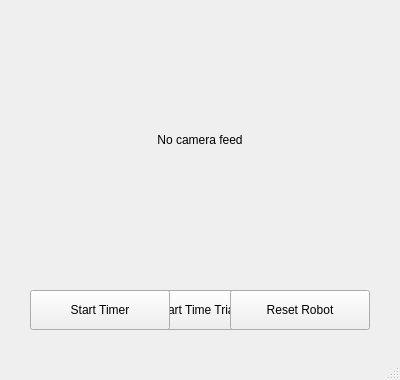
<?xml version="1.0" encoding="UTF-8"?>
<ui version="4.0">
 <class>MainWindow</class>
 <widget class="QMainWindow" name="MainWindow">
  <property name="geometry">
   <rect>
    <x>0</x>
    <y>0</y>
    <width>400</width>
    <height>380</height>
   </rect>
  </property>
  <property name="windowTitle">
   <string>Time Trials</string>
  </property>
  <widget class="QWidget" name="centralwidget">
   <widget class="QLabel" name="camera_label">
    <property name="geometry">
     <rect>
      <x>40</x>
      <y>20</y>
      <width>320</width>
      <height>240</height>
     </rect>
    </property>
    <property name="text">
     <string>No camera feed</string>
    </property>
    <property name="alignment">
     <set>Qt::AlignCenter</set>
    </property>
   </widget>
   <widget class="QPushButton" name="start_competition_button">
    <property name="geometry">
     <rect>
      <x>120</x>
      <y>290</y>
      <width>160</width>
      <height>40</height>
     </rect>
    </property>
    <property name="text">
     <string>Start Time Trials</string>
    </property>
   </widget>
   <widget class="QPushButton" name="timer_button">
    <property name="geometry">
     <rect>
      <x>30</x>
      <y>290</y>
      <width>140</width>
      <height>40</height>
     </rect>
    </property>
    <property name="text">
     <string>Start Timer</string>
    </property>
   </widget>
   <widget class="QPushButton" name="reset_robot_button">
    <property name="geometry">
     <rect>
      <x>230</x>
      <y>290</y>
      <width>140</width>
      <height>40</height>
     </rect>
    </property>
    <property name="text">
     <string>Reset Robot</string>
    </property>
   </widget>
  </widget>
  <widget class="QMenuBar" name="menubar">
   <property name="geometry">
    <rect>
     <x>0</x>
     <y>0</y>
     <width>400</width>
     <height>22</height>
    </rect>
   </property>
  </widget>
  <widget class="QStatusBar" name="statusbar"/>
 </widget>
 <resources/>
 <connections/>
</ui>
